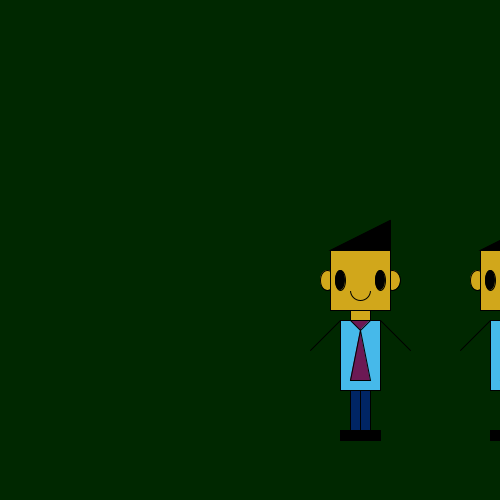
Frame 1 (no input)
Frame 60 (the mouse pressed at the canvas centre just before this capture): identical to frame 1, image omitted
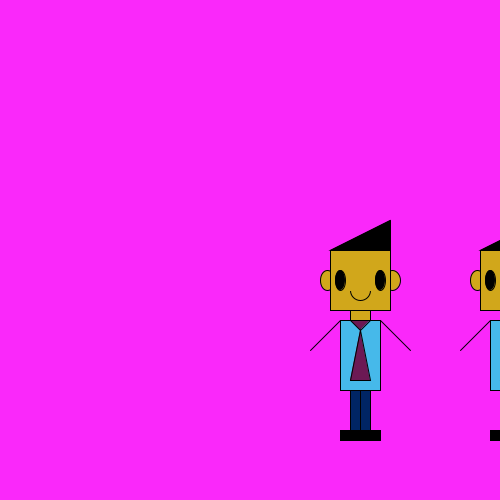
Frame 120 (the mouse held since frame 60 and released just before this capture)

The Processing sketch that drew these frames (run headless with seeded random() and noise(); from frame 60 on, the mouse is pressed at the canvas centre):

// Processing sketch: processing_74405
// ── processing_74405.pde

//ITGM 315
//Assignment 4 part 1 by Olsen D.C.
 
// olsen's initial local origin
int localX = 260;
int localY = 440;
 
//
float eyesR;
float eyesG;
float eyesB;
 
//to make mouse moves relative
int relX = 0;
int relY = 0;

int jX = 0;
int jY = 0;
  // olsen's colors
  int r1 = 209;    int g1 =  167;    int b1 =  27;  //skin
  int r2 =  70;    int g2 =  185;    int b2 = 234;  //shirt
  int r3 = 108;    int g3 =   25;    int b3 =  84;  //tie
  int r4 =   0;    int g4 =   37;    int b4 = 100;  //legs
  int r5 =  70;    int g5 =  185;    int b5 = 230;  //Body with change to color

 
// mousePressed() is called once every time a mouse button is pressed
void mousePressed() {
  relX = mouseX;
  relY = mouseY;
}


//
// setup() is called once at the beginning to initialize
//
void setup() {
  size( 500, 500 );                  // size of the window
  smooth();                          // antialiasing
 background (mouseX,40,mouseY);      // background changes color based on cursor
 frameRate (40);                     //fps40
}
 
class Olsen{
  Olsen(int x, int y){
  rectMode (CORNERS);
  ellipseMode (CORNERS);
  //draw ears
  fill (r1,g1,b1);
  ellipse ( x-40, y-170, x-25, y-150 );
  ellipse ( x+25, y-170, x+40, y-150 );
  //draw face
  rect ( x-30, y-190, x+30, y-130 );
  //draw mouth
  fill(r1,g1,b1);
  ellipse ( x-10, y-160 , x+10, y-140 );
  //draw mouth corrector
  fill (r1,g1,b1);
  stroke (r1,g1,b1);
  rect( x-10, y-165, x+10, y-150 );
  //draw hair
  fill (0);
  stroke (0);
  triangle ( x-30, y-190, x+30, y-220, x+30, y-190 );
  //draw eyes
  fill(eyesR,eyesG,eyesB);
  ellipse(x-25, y-170, x-15, y-150 );
  ellipse(x+15, y-170, x+25, y-150 );
  //draw neck
  fill(r1,g1,b1);
  rect (x-10, y-130, x+10, y-120 );
  //draw body
  fill(r2,g2,b2);
  rect(x-20, y-120, x+20, y-50 );
  //draw tie
  fill(r3,g3,b3);
  triangle( x-10, y-120, x, y-110, x+10, y-120 );
  triangle(x-10, y-60, x, y-110, x+10, y-60 );
  //draw hands
  line(x-20, y-120, (x-50)-1.2*(pmouseX-mouseX), (y-90)-1.2*(pmouseY-mouseY) );
  line(x+20, y-120, (x+50)-1.2*(pmouseX-mouseX), (y-90)-1.2*(pmouseY-mouseY) );
  //draw legs
  fill(r4,g4,b4);
  rect(x-10, y-50, x, y-10 );
  rect(x, y-50, x+10, y-10 );
  //draw shoes
  fill(0);
  rect(x-20, y-10, x, y );
  rect(x, y-10, x+20, y );
}
}
 
 
void draw(){
  int stepX = 100;
  background(mouseX,40,mouseY);
  Olsen olsen[]= new Olsen[3];
  for(int i = 0;i<3;i++,stepX+=150){
    olsen[i]=new Olsen(localX+stepX,localY);
  }
if (mousePressed) {
// moveing the local origin for left-click drag
  if ( mouseButton == LEFT )  {
    localX = mouseX;
    localY = mouseY;
  }
  }
 

 
}
